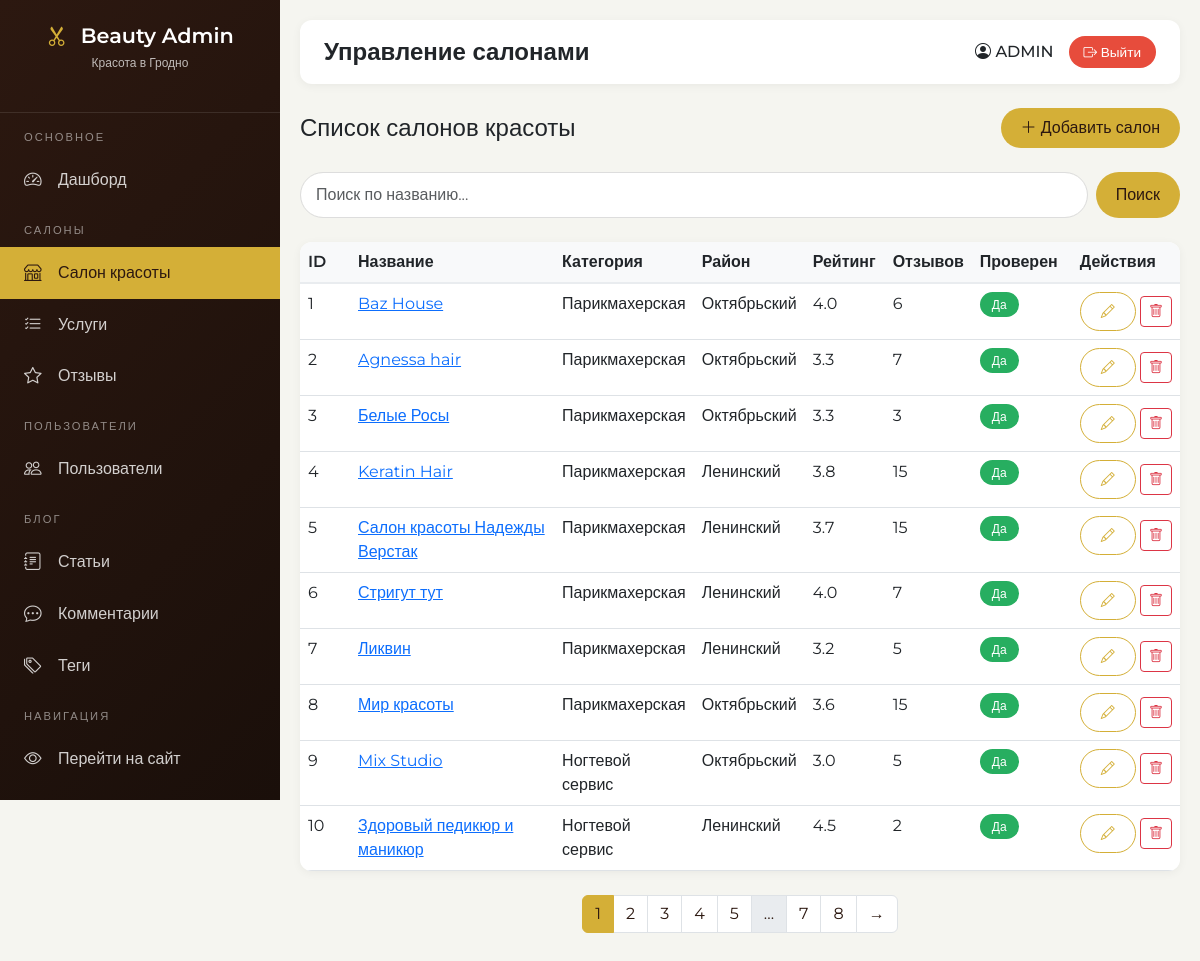
Before: /admin/salons (signed in) with the older database file.
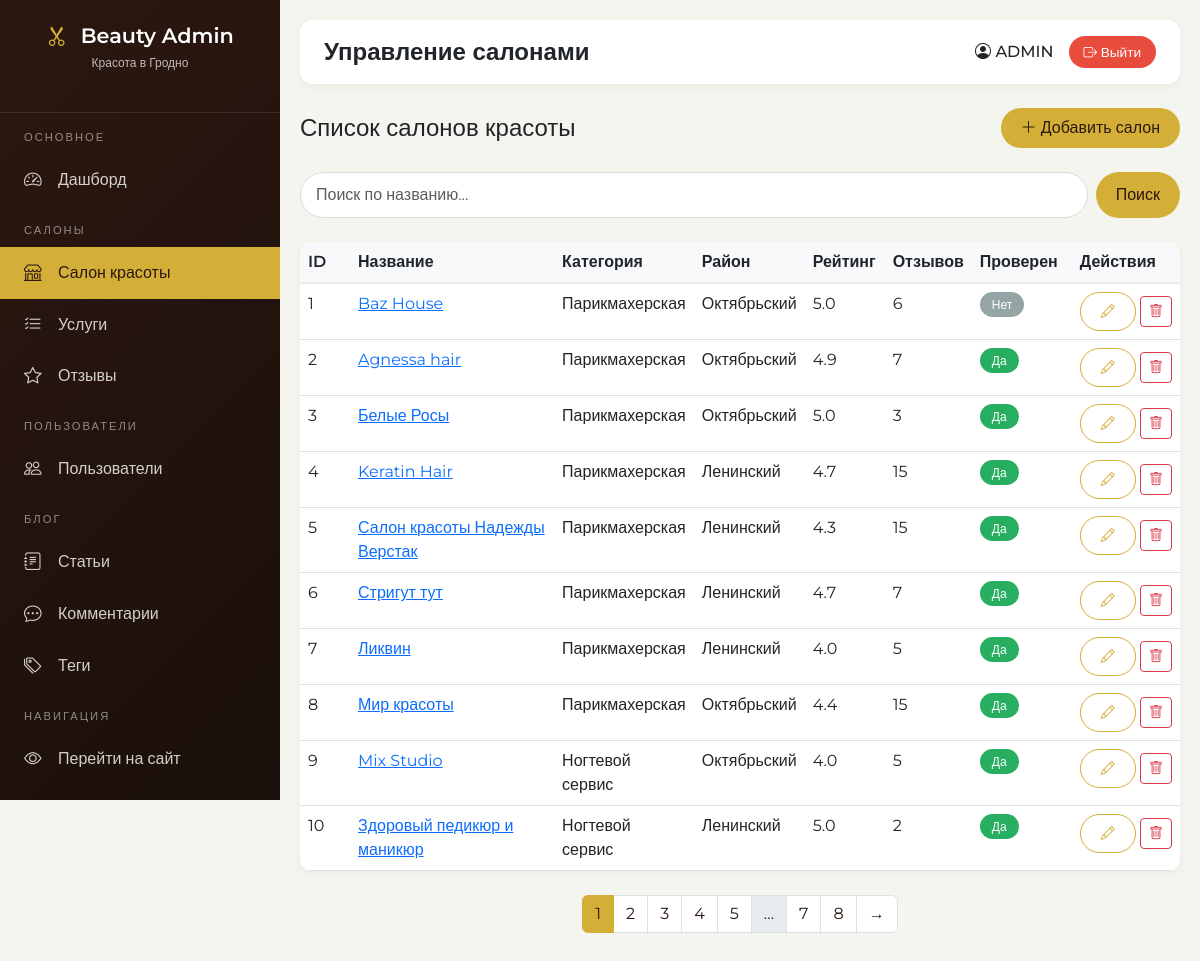
After: the same page with the newer database file.
### models.py (models this page shows, shortened)
class User(db.Model, UserMixin):
    __tablename__ = 'users'
    id = db.Column(db.Integer, primary_key=True)
    email = db.Column(db.String(100), unique=True, nullable=False)
    first_name = db.Column(db.String(50))
    last_name = db.Column(db.String(50))
    password_hash = db.Column(db.String(255), nullable=False)
    is_active = db.Column(db.Boolean, default=True)
    created_at = db.Column(db.DateTime, default=datetime.now)
    is_admin = db.Column(db.Boolean, default=False)
    phone = db.Column(db.String(20))
    avatar_url = db.Column(db.String(300))
    favorite_salons = db.relationship('Salon', secondary=user_favorites, backref='fans', lazy='dynamic')

class Salon(db.Model):
    __tablename__ = 'salons'
    id = db.Column(db.Integer, primary_key=True)
    name = db.Column(db.String(200))
    category = db.Column(db.String(100))
    description = db.Column(db.Text)
    address = db.Column(db.String(300))
    district = db.Column(db.String(100))
    phone = db.Column(db.String(20))
    working_hours = db.Column(db.String(200))
    rating = db.Column(db.Float, default=0.0)
    reviews_count = db.Column(db.Integer, default=0)
    is_verified = db.Column(db.Boolean, default=False)
    image_url = db.Column(db.String(300), default='/static/img/default.png')
    created_at = db.Column(db.DateTime, server_default=db.func.now())
    social_instagram = db.Column(db.String(300))
    social_vk = db.Column(db.String(300))
    social_facebook = db.Column(db.String(300))
    social_telegram = db.Column(db.String(300))
    services = db.relationship('Service', backref='salon', lazy=True, cascade='all, delete-orphan')
    reviews = db.relationship('Review', backref='salon', lazy=True, cascade='all, delete-orphan')

### admin.py (the view)
@admin_bp.route('/salons')
@login_required
@admin_required
def salons():
    page = request.args.get('page', 1, type=int)
    search = request.args.get('search', '')
    per_page = 10
    query = Salon.query
    if search:
        query = query.filter(Salon.name.ilike(f'%{search}%'))
    pagination = query.order_by(desc(Salon.created_at)).paginate(page=page, per_page=per_page, error_out=False)
    return render_template('admin/salons.html',
        title='Управление салонами',
        salons=pagination.items,
        pagination=pagination,
        search=search
    )

### admin.py (called while the page is built)
def admin_required(f):
    @wraps(f)
    def decorated_function(*args, **kwargs):
        if not current_user.is_authenticated or not current_user.is_admin:
            abort(403)
        return f(*args, **kwargs)
    return decorated_function

### app.py (called while the page is built)
@login_manager.user_loader
def load_user(user_id):
    return User.query.get(int(user_id))

@app.context_processor
def inject_now():
    return {'now': datetime.now()}

@app.context_processor
def inject_user():
    user_favorites = []
    if current_user.is_authenticated:
        user_favorites = [s.id for s in current_user.favorite_salons.all()]
    return {
        'current_user': current_user,
        'user_favorites': user_favorites
    }

### templates/admin/salons.html (shortened to what this page needs)
{% extends "admin/base.html" %}
{% block content %}
<div class="d-flex justify-content-between align-items-center mb-4">
    <h4 class="mb-0">Список салонов красоты</h4>
    <a href="{{ url_for('admin.add_salon') }}" class="btn btn-beauty">
        <i class="bi bi-plus-lg"></i> Добавить салон
    </a>
</div>
<div class="search-bar">
    <form method="get" class="d-flex gap-2 w-100">
        <input type="text" name="search" class="form-control" placeholder="Поиск по названию..." value="{{ search }}">
        <button type="submit" class="btn btn-beauty">Поиск</button>
    </form>
</div>
<div class="admin-table">
    <div class="table-responsive">
        <table class="table table-hover">
            <thead>
                <tr>
                    <th style="width: 50px;">ID</th>
                    <th>Название</th>
                    <th style="width: 120px;">Категория</th>
                    <th style="width: 100px;">Район</th>
                    <th style="width: 80px;">Рейтинг</th>
                    <th style="width: 80px;">Отзывов</th>
                    <th style="width: 100px;">Проверен</th>
                    <th style="width: 100px;">Действия</th>
                </tr>
            </thead>
            <tbody>
                {% for salon in salons %}
                <tr>
                    <td>{{ salon.id }}</td>
                    <td><a href="/catalog/{{ salon.id }}" target="_blank">{{ salon.name }}</a></td>
                    <td>{{ salon.category }}</td>
                    <td>{{ salon.district }}</td>
                    <td>{% if salon.rating > 0 %}{{ "%.1f"|format(salon.rating) }}{% else %}—{% endif %}</td>
                    <td>{{ salon.reviews_count }}</td>
                    <td>{% if salon.is_verified %}<span class="badge-active">Да</span>{% else %}<span class="badge-inactive">Нет</span>{% endif %}</td>
                    <td class="text-nowrap">
                        <a href="{{ url_for('admin.edit_salon', id=salon.id) }}" class="btn btn-sm btn-outline-beauty">
                            <i class="bi bi-pencil"></i>
                        </a>
                        <form method="post" action="{{ url_for('admin.delete_salon', id=salon.id) }}" class="d-inline delete-confirm">
                            <button type="submit" class="btn btn-sm btn-outline-danger">
                                <i class="bi bi-trash"></i>
                            </button>
                        </form>
                    </td>
                </tr>
                {% endfor %}
            </tbody>
        </table>
    </div>
</div>
{% if pagination.pages > 1 %}
<nav>
    <ul class="pagination justify-content-center">
        {% for page_num in pagination.iter_pages() %}
            {% if page_num %}
                <li class="page-item {% if page_num == pagination.page %}active{% endif %}">
                    <a class="page-link" href="?page={{ page_num }}{% if search %}&search={{ search }}{% endif %}">{{ page_num }}</a>
                </li>
            {% else %}
                <li class="page-item disabled"><span class="page-link">...</span></li>
            {% endif %}
        {% endfor %}
        {% if pagination.has_next %}
        <li class="page-item"><a class="page-link" href="?page={{ pagination.next_num }}{% if search %}&search={{ search }}{% endif %}">→</a></li>
        {% endif %}
    </ul>
</nav>
{% endif %}
{% endblock %}

### templates/admin/base.html (shortened to what this page needs)
<!DOCTYPE html>
<html lang="ru">
<head>
    <link href="https://cdn.jsdelivr.net/npm/bootstrap@5.3.0/dist/css/bootstrap.min.css" rel="stylesheet">
    <link rel="stylesheet" href="https://cdn.jsdelivr.net/npm/bootstrap-icons@1.10.0/font/bootstrap-icons.css">
</head>
<body>
    <div class="admin-wrapper">
        <div class="admin-sidebar">
            <div class="sidebar-header">
                <h3><i class="bi bi-scissors me-2"></i> Beauty Admin</h3>
                <p>Красота в Гродно</p>
            </div>
            <div class="nav-section">ОСНОВНОЕ</div>
            <a href="{{ url_for('admin.index') }}" class="nav-link {% if request.endpoint == 'admin.index' %}active{% endif %}">
                <i class="bi bi-speedometer2"></i> <span>Дашборд</span>
            </a>
            <div class="nav-section">САЛОНЫ</div>
            <a href="{{ url_for('admin.salons') }}" class="nav-link {% if request.endpoint == 'admin.salons' %}active{% endif %}">
                <i class="bi bi-shop"></i> <span>Салон красоты</span>
            </a>
            <a href="{{ url_for('admin.services') }}" class="nav-link {% if request.endpoint == 'admin.services' %}active{% endif %}">
                <i class="bi bi-list-check"></i> <span>Услуги</span>
            </a>
            <a href="{{ url_for('admin.reviews') }}" class="nav-link {% if request.endpoint == 'admin.reviews' %}active{% endif %}">
                <i class="bi bi-star"></i> <span>Отзывы</span>
            </a>
            <div class="nav-section">ПОЛЬЗОВАТЕЛИ</div>
            <a href="{{ url_for('admin.users') }}" class="nav-link {% if request.endpoint == 'admin.users' %}active{% endif %}">
                <i class="bi bi-people"></i> <span>Пользователи</span>
            </a>
            <div class="nav-section">БЛОГ</div>
            <a href="{{ url_for('admin.blog_posts') }}" class="nav-link {% if request.endpoint == 'admin.blog_posts' %}active{% endif %}">
                <i class="bi bi-journal-text"></i> <span>Статьи</span>
            </a>
            <a href="{{ url_for('admin.blog_comments') }}" class="nav-link {% if request.endpoint == 'admin.blog_comments' %}active{% endif %}">
                <i class="bi bi-chat-dots"></i> <span>Комментарии</span>
            </a>
            <a href="{{ url_for('admin.blog_tags') }}" class="nav-link {% if request.endpoint == 'admin.blog_tags' %}active{% endif %}">
                <i class="bi bi-tags"></i> <span>Теги</span>
            </a>
            <div class="nav-section">НАВИГАЦИЯ</div>
            <a href="{{ url_for('home') }}" class="nav-link" target="_blank">
                <i class="bi bi-eye"></i> <span>Перейти на сайт</span>
            </a>
        </div>
        <div class="admin-content">
            <div class="admin-topbar">
                <h2 class="page-title">{{ title }}</h2>
                <div class="user-info">
                    <span class="user-name">
                        <i class="bi bi-person-circle"></i>
                        {{ current_user.first_name or current_user.email }}
                    </span>
                    <a href="{{ url_for('logout') }}" class="btn-logout">
                        <i class="bi bi-box-arrow-right"></i> Выйти
                    </a>
                </div>
            </div>
            {% block content %}{% endblock %}
</body>
</html>

### templates/admin/base.html (style rules this page uses)
* { margin: 0; padding: 0; box-sizing: border-box; }
body { font-family: 'Montserrat', sans-serif; background-color: #f5f5f0; }
.admin-wrapper { display: flex; min-height: 100vh; }
.admin-sidebar { width: 280px; background: linear-gradient(135deg, #2c1810 0%, #1a0f0a 100%); color: #fff; position: fixed; height: 100vh; overflow-y: auto; transition: all 0.3s; }
.admin-sidebar .sidebar-header { padding: 1.5rem; text-align: center; border-bottom: 1px solid rgba(255,255,255,0.1); }
.admin-sidebar .sidebar-header h3 { font-size: 1.3rem; margin: 0; font-weight: 600; }
.admin-sidebar .sidebar-header h3 i { margin-right: 10px; color: #d4af37; }
.admin-sidebar .sidebar-header p { font-size: 0.75rem; opacity: 0.7; margin-top: 5px; }
.admin-sidebar .nav-link { color: rgba(255,255,255,0.8); padding: 0.8rem 1.5rem; transition: all 0.3s; display: flex; align-items: center; gap: 12px; }
.admin-sidebar .nav-link.active { background: #d4af37; color: #2c1810; }
.admin-sidebar .nav-link i { width: 22px; font-size: 1.1rem; }
.admin-sidebar .nav-section { padding: 1rem 1.5rem 0.5rem; font-size: 0.7rem; text-transform: uppercase; letter-spacing: 2px; opacity: 0.5; }
.admin-content { flex: 1; margin-left: 280px; padding: 20px; }
.admin-topbar { background: white; border-radius: 12px; padding: 1rem 1.5rem; margin-bottom: 1.5rem; display: flex; justify-content: space-between; align-items: center; box-shadow: 0 2px 10px rgba(0,0,0,0.05); }
.admin-topbar .page-title { font-size: 1.5rem; font-weight: 600; margin: 0; }
.admin-topbar .user-info { display: flex; align-items: center; gap: 15px; }
.admin-topbar .user-info .user-name { font-weight: 500; }
.admin-topbar .user-info .btn-logout { background: #e74c3c; color: white; border: none; padding: 6px 15px; border-radius: 25px; font-size: 0.85rem; text-decoration: none; }
.admin-table { background: white; border-radius: 12px; overflow: hidden; box-shadow: 0 2px 10px rgba(0,0,0,0.05); }
.admin-table table { margin-bottom: 0; }
.admin-table th { background: #f8f9fa; border-bottom: 2px solid #e9ecef; font-weight: 600; }
.btn-beauty { background: #d4af37; color: #2c1810; border: none; padding: 8px 20px; border-radius: 25px; font-weight: 500; transition: all 0.3s; }
.btn-outline-beauty { background: transparent; border: 1px solid #d4af37; color: #d4af37; border-radius: 25px; padding: 8px 20px; transition: all 0.3s; }
.search-bar { display: flex; gap: 10px; margin-bottom: 1.5rem; }
.search-bar input { flex: 1; padding: 10px 15px; border: 1px solid #ddd; border-radius: 25px; outline: none; }
.badge-active { background: #27ae60; color: white; padding: 5px 12px; border-radius: 20px; font-size: 0.75rem; }
.badge-inactive { background: #95a5a6; color: white; padding: 5px 12px; border-radius: 20px; font-size: 0.75rem; }
.pagination { margin-top: 1.5rem; }
.pagination .page-link { color: #2c1810; }
.pagination .active .page-link { background: #d4af37; border-color: #d4af37; color: #2c1810; }
.form-control, .form-select { border-radius: 8px; border: 1px solid #ddd; padding: 10px 15px; }

Changed rows visible on the page:
changed Salon "Baz House": rating "4.0" → "5.0"; is_verified "Да" → "Нет"
changed Salon "Agnessa hair": rating "3.3" → "4.9"
changed Salon "Белые Росы": rating "3.3" → "5.0"
changed Salon "Keratin Hair": rating "3.8" → "4.7"
changed Salon "Салон красоты Надежды Верстак": rating "3.7" → "4.3"
changed Salon "Стригут тут": rating "4.0" → "4.7"
changed Salon "Ликвин": rating "3.2" → "4.0"
changed Salon "Мир красоты": rating "3.6" → "4.4"
changed Salon "Mix Studio": rating "3.0" → "4.0"
changed Salon "Здоровый педикюр и маникюр": rating "4.5" → "5.0"
